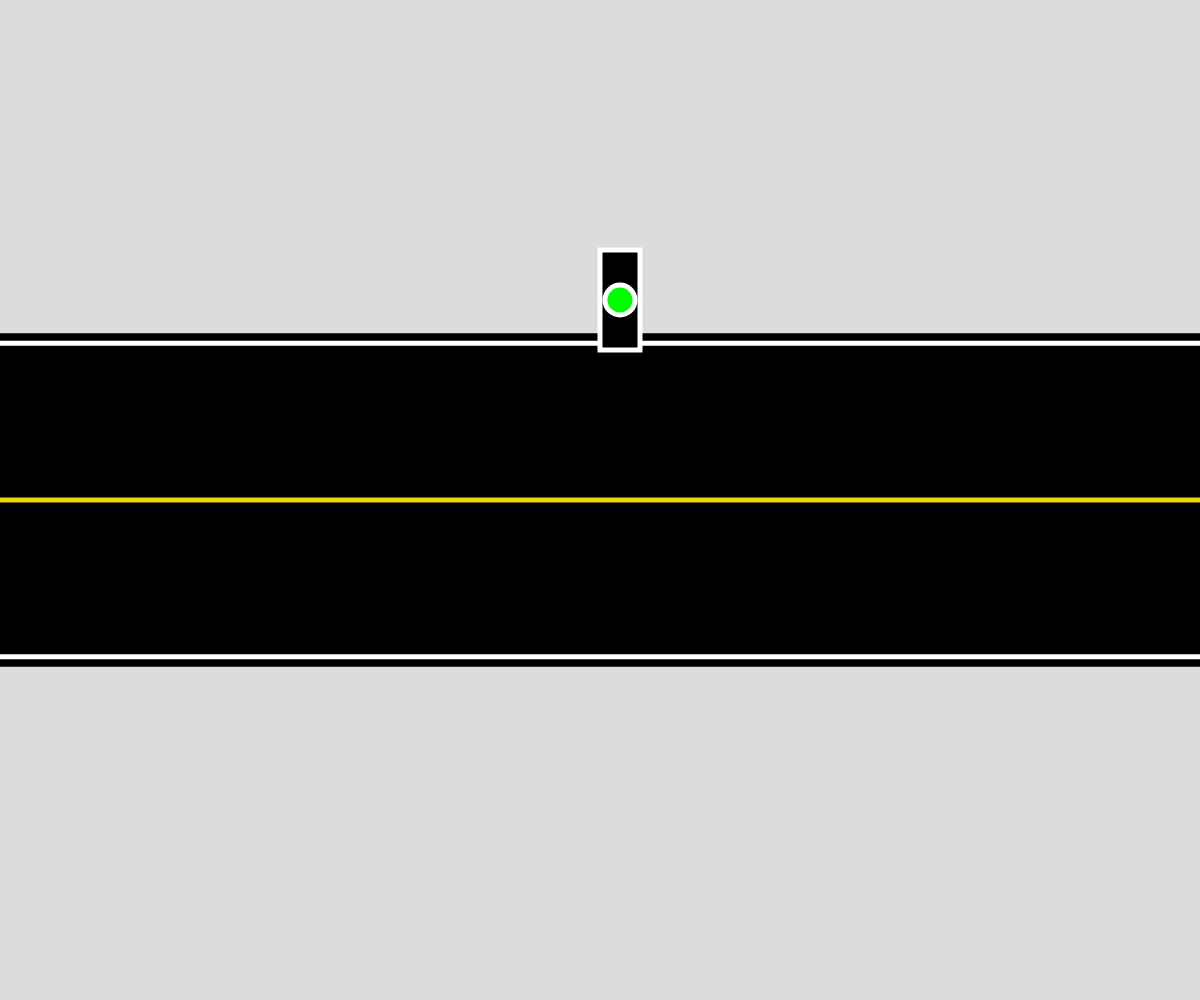
Frame 1 (no input)
Frame 60 (no input): identical to frame 1, image omitted
Frame 120 (the mouse pressed at the canvas centre since frame 60): identical to frame 1, image omitted

The p5.js sketch that drew this single still picture (run headless with seeded random() and noise() and a simulated clock; from frame 60 on, the mouse is pressed at the canvas centre):

// p5.js sketch
// ── sketch.js
let eastBound = [];
let westBound = [];
let trafficLight;
let lightState = "green"; // Start with green light
let lightTimer = 0; // Timer to manage the red light duration

function setup() {
  createCanvas(windowWidth, windowHeight);
  trafficLight = new TrafficLight(); // Create traffic light
}

function mouseClicked() {
  if (keyIsPressed && keyCode === SHIFT) {
    // Westbound cars (top lane, going right to left)
    westBound.push(new Vehicle(0, random(height / 3 + 10, height / 2 - 50), 1));
  } else {
    // Eastbound cars (bottom lane, going left to right)
    eastBound.push(new Vehicle(width - 100, random(height / 2 + 10, height / 3 + height / 3 - 50), 0));
  }
}

function draw() {
  background(220);
  roadFill();

  // Draw traffic light
  trafficLight.display();

  // Manage cars regardless of traffic light state
  for (let i = 0; i < eastBound.length; i++) {
    eastBound[i].action();
  }
  for (let i = 0; i < westBound.length; i++) {
    westBound[i].action();
  }

  // Timer for red light (3 seconds)
  if (lightTimer > 0) {
    lightTimer -= deltaTime / 1000; // Reduce the timer by the time passed in seconds
    if (lightTimer <= 0) {
      lightState = "green"; // Change back to green after 3 seconds
    }
  }
}

function roadFill() {
  fill(0);
  noStroke();
  // Draw road
  rect(0, height / 3, width, height / 3);
  
  // Draw lane dividers
  stroke(240, 213, 14);
  strokeWeight(5);
  line(0, height / 2, width, height / 2); // Middle line
  stroke(255); // White side lines
  line(0, height / 3 + 10, width, height / 3 + 10);  // Top lane boundary
  line(0, height / 3 + height / 3 - 10, width, height / 3 + height / 3 - 10);  // Bottom lane boundary
}

// Traffic light class
class TrafficLight {
  constructor() {
    this.x = width / 2;
    this.y = height / 4;
  }

  display() {
    fill(0);
    rect(this.x, this.y, 40, 100); // Traffic light pole
    
    if (lightState === "green") {
      fill(0, 255, 0); // Green light
    } else {
      fill(255, 0, 0); // Red light
    }
    ellipse(this.x + 20, this.y + 50, 30); // Light bulb
  }
}

// Vehicle class
class Vehicle {
  constructor(x, y, dir) {
    this.x = x;
    this.y = y;
    this.c = color(random(255), random(255), random(255));
    this.dir = dir;
    this.type = int(random(2));
    this.xSpeed = random(3, 6);
  }

  action() {
    this.display();
    this.move();
    this.speedChange();
  }

  display() {
    if (this.type === 0) {
      this.drawCar();
    } else if (this.type === 1) {
      this.drawTruck();
    }
  }

  drawCar() {
    fill(this.c);
    rect(this.x, this.y, 100, 40);
  }

  drawTruck() {
    fill(this.c);
    rect(this.x, this.y, 150, 60);  // Larger truck size for differentiation
  }

  move() {
    if (lightState === "green") { // Only move if the light is green
      if (this.dir === 0) {
        // Eastbound (left to right) cars
        this.x -= this.xSpeed;
        if (this.x < -100) {
          this.x = width; // Respawn at right edge
        }
      } else if (this.dir === 1) {
        // Westbound (right to left) cars
        this.x += this.xSpeed;
        if (this.x > width + 100) {
          this.x = 0; // Respawn at left edge
        }
      }
    }
  }

  speedChange() {
    if (random(1) < 0.01) {
      if (random(1) < 0.5) {
        this.speedUp();
      } else {
        this.speedDown();
      }
    }
  }

  speedUp() {
    this.xSpeed = constrain(this.xSpeed + random(0.5, 2), 3, 15); // Speed up but limit to max 15
  }

  speedDown() {
    this.xSpeed = constrain(this.xSpeed - random(0.5, 2), 3, 15); // Slow down but limit to min 3
  }
}

// Handle spacebar to turn red light on
function keyPressed() {
  if (key === ' ') {
    lightState = "red"; // Change light to red
    lightTimer = 3; // Set the red light for 3 seconds
  }
}
